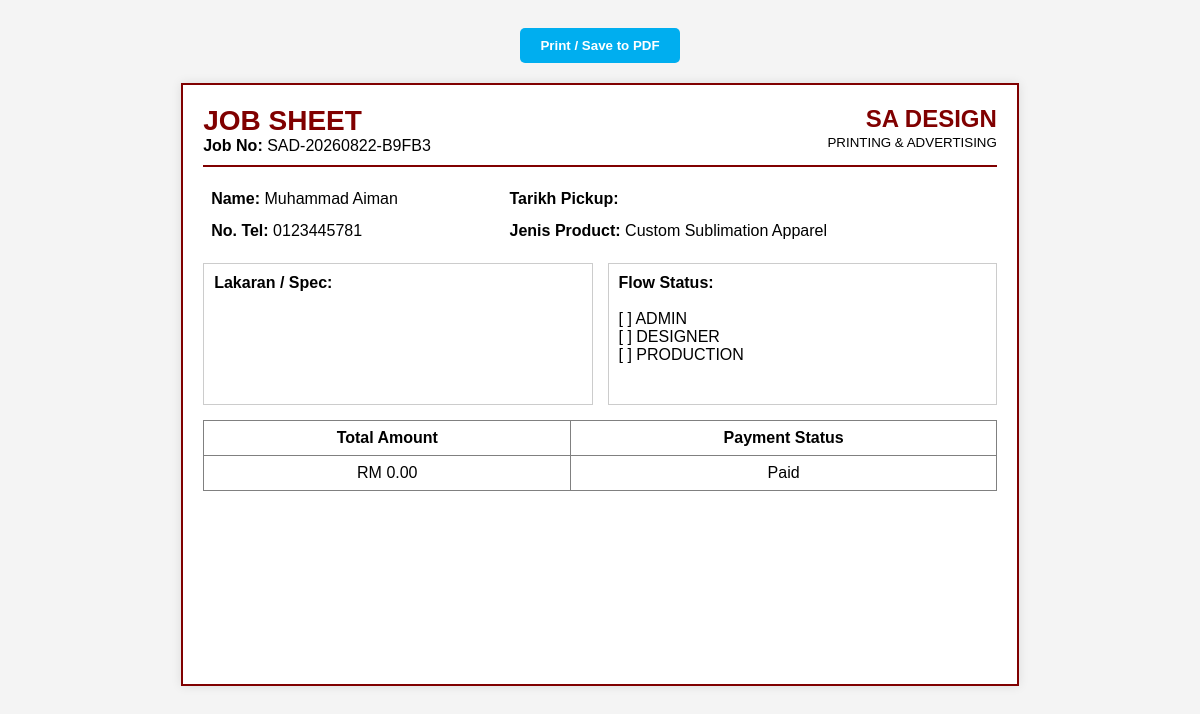
Page /generate_jobsheet.php?id=SAD-20260822-B9FB3 on the committed database.
### tables this page shows
CREATE TABLE `orders` (
  `id` int(11) NOT NULL,
  `order_number` varchar(40) DEFAULT NULL,
  `user_id` int(11) DEFAULT NULL,
  `product_id` int(11) DEFAULT NULL,
  `product_name` varchar(100) DEFAULT NULL,
  `quantity` int(11) DEFAULT NULL,
  `unit_price` decimal(10,2) DEFAULT NULL,
  `order_total` decimal(10,2) DEFAULT NULL,
  `shipping_fee` decimal(10,2) DEFAULT NULL,
  `size` varchar(255) DEFAULT NULL,
  `note` text DEFAULT NULL,
  `delivery_address` text DEFAULT NULL,
  `collection_method` varchar(30) DEFAULT NULL,
  `payment_method` varchar(50) DEFAULT NULL,
  `payment_status` varchar(50) DEFAULT 'Pending',
  `toyyibpay_billcode` varchar(100) DEFAULT NULL,
  `payment_reference` varchar(100) DEFAULT NULL,
  `artwork` varchar(255) DEFAULT NULL,
  `status` varchar(30) DEFAULT NULL,
  `created_at` datetime NOT NULL DEFAULT current_timestamp(),
  `job_flow` varchar(50) DEFAULT 'Admin'
);

CREATE TABLE `customers` (
  `id` int(11) NOT NULL,
  `name` varchar(100) DEFAULT NULL,
  `email` varchar(100) DEFAULT NULL,
  `password` varchar(100) DEFAULT NULL,
  `phone_number` varchar(12) NOT NULL,
  `address` varchar(100) NOT NULL,
  `profile_image` varchar(255) DEFAULT NULL,
  `reset_token` varchar(255) DEFAULT NULL,
  `reset_expires` datetime DEFAULT NULL,
  `remember_token` varchar(255) DEFAULT NULL,
  `remember_expires` datetime DEFAULT NULL
);

### generate_jobsheet.php (the view, shortened to what this page needs)
<?php
include("db.php");
$order_id = $_GET['id'];
$source   = isset($_GET['source']) ? $_GET['source'] : 'Normal Order';
if ($source == "Custom Request") {
    $numeric_id = intval(preg_replace('/[^0-9]/', '', $order_id));
    $sql = "SELECT * FROM custom_request WHERE id = '$numeric_id'";
    $result = mysqli_query($conn, $sql);
    $data = mysqli_fetch_assoc($result);
    $cust_name  = $data['fullname'] ?? '';
    $cust_phone = $data['phone'] ?? '';
    $product    = $data['product_name'] ?? 'Custom Order';
    $pickup     = $data['pickup_date'] ?? '';
    $price      = number_format($data['price'] ?? 0, 2);
    $remarks    = $data['remarks'] ?? '';
} else {
    $sql = "SELECT orders.*, customers.name AS cust_name, customers.phone_number AS cust_phone
            FROM orders
            LEFT JOIN customers ON orders.user_id = customers.id
            WHERE orders.order_number = '$order_id'";
    $result = mysqli_query($conn, $sql);
    $data = mysqli_fetch_assoc($result);
    $cust_name  = $data['cust_name'] ?? '';
    $cust_phone = $data['cust_phone'] ?? '';
    $product    = $data['product_name'] ?? '';
    $pickup     = $data['pickup_date'] ?? '';
    $price      = number_format($data['total_price'] ?? 0, 2);
}
?>
<!DOCTYPE html>
<html lang="en">
<head>
</head>
<body>
<div class="no-print">
    <button onclick="window.print()" style="padding: 10px 20px; background: #00AEEF; color: white; border: none; cursor: pointer; font-weight: bold; border-radius: 5px;">
        Print / Save to PDF
    </button>
</div>
<div class="jobsheet-card">
    <div class="header">
        <div>
            <div class="title">JOB SHEET</div>
            <div><strong>Job No:</strong> <?php echo htmlspecialchars($order_id); ?></div>
        </div>
        <div class="company-info">
            <h2>SA DESIGN</h2>
            <small>PRINTING & ADVERTISING</small>
        </div>
    </div>
    <table width="100%" cellpadding="6" style="margin-bottom: 15px;">
        <tr>
            <td><strong>Name:</strong> <?php echo htmlspecialchars($cust_name); ?></td>
            <td><strong>Tarikh Pickup:</strong> <?php echo htmlspecialchars($pickup); ?></td>
        </tr>
        <tr>
            <td><strong>No. Tel:</strong> <?php echo htmlspecialchars($cust_phone); ?></td>
            <td><strong>Jenis Product:</strong> <?php echo htmlspecialchars($product); ?></td>
        </tr>
    </table>
    <div class="details-grid">
        <div class="box">
            <strong>Lakaran / Spec:</strong>
        </div>
        <div class="box">
            <strong>Flow Status:</strong><br><br>
            [  ] ADMIN<br>
            [  ] DESIGNER<br>
            [  ] PRODUCTION
        </div>
    </div>
    <table width="100%" border="1" cellspacing="0" cellpadding="8" style="border-collapse: collapse; text-align: center;">
        <tr>
            <th>Total Amount</th>
            <th>Payment Status</th>
        </tr>
        <tr>
            <td>RM <?php echo htmlspecialchars($price); ?></td>
            <td>Paid</td>
        </tr>
    </table>
</div>
</body>
</html>

### generate_jobsheet.php (style rules this page uses)
body { font-family: Arial, sans-serif; background: #f4f4f4; padding: 20px; }
.jobsheet-card { width: 210mm; min-height: 148mm; background: #fff; margin: auto; padding: 20px; border: 2px solid #800000; box-shadow: 0 0 10px rgba(0,0,0,0.1); }
.header { display: flex; justify-content: space-between; border-bottom: 2px solid #800000; padding-bottom: 10px; margin-bottom: 15px; }
.title { font-size: 28px; font-weight: bold; color: #800000; }
.company-info { text-align: right; }
.company-info h2 { margin: 0; color: #800000; }
.details-grid { display: grid; grid-template-columns: 1fr 1fr; gap: 15px; margin-bottom: 15px; }
.box { border: 1px solid #ccc; padding: 10px; min-height: 120px; }
.no-print { text-align: center; margin-bottom: 20px; }

### rows in the picture
orders: user.name "Muhammad Aiman", user.phone_number "0123445781", product_name "Custom Sublimation Apparel"

### other values in the picture
$order_id "SAD-20260822-B9FB3"
$price "0.00"
